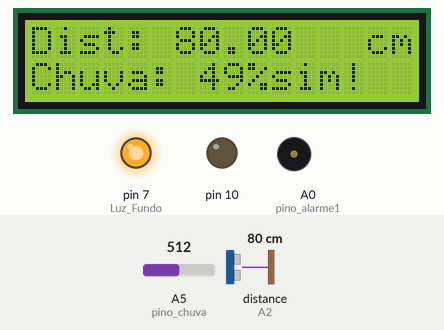
Recording of a sketch running on a simulated Arduino Uno, built with avr-gcc and run on an emulated ATmega328P. Shown: 16×2 character LCD, output pins drawn as LEDs (lit = HIGH), buzzer (waves = sounding). Inputs (shaded band) come from the test bench; at power-on: A5 (pino_chuva) = 512, distance to the obstacle (sensor on A2) 80 cm. The echo pulse lasts 58.3 µs per cm; storage starts empty; what the sketch prints to the serial monitor is not drawn.

Above: at 0.6 s.
1.3 s: A5 (pino_chuva) set to 900
At 2.36 s:
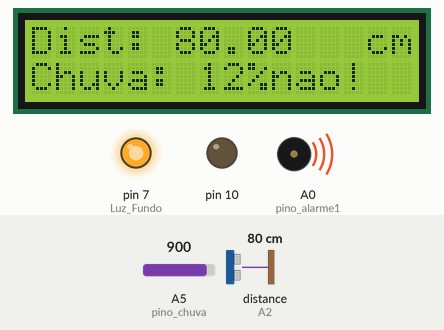
6.1 s: A5 (pino_chuva) set to 1023
At 7.0 s:
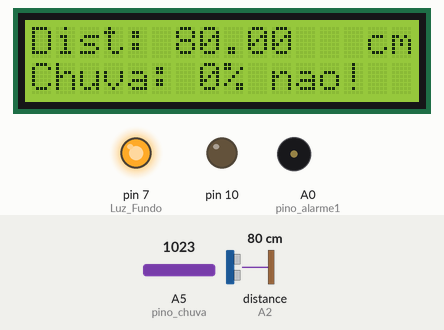
10.1 s: A5 (pino_chuva) set to 0
At 11.0 s:
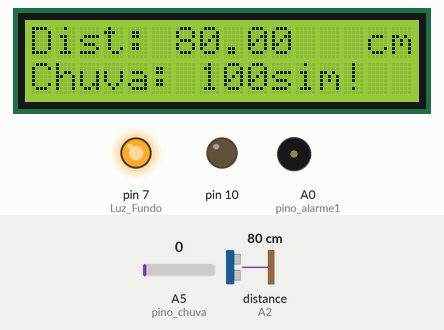
14.1 s: distance to the obstacle (sensor on A2) set to 54 cm
At 14.45 s:
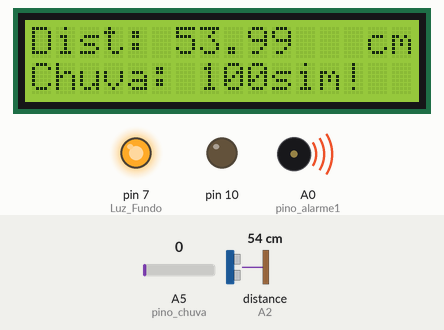
16.8 s: distance to the obstacle (sensor on A2) set to 47 cm
At 17.6 s:
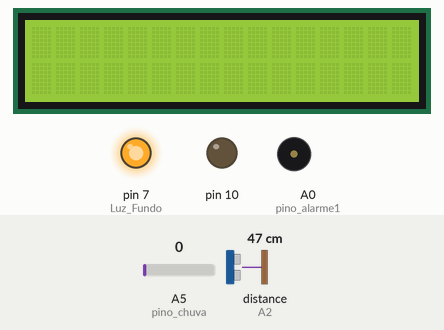
20.7 s: distance to the obstacle (sensor on A2) set to 2 cm
At 22.6 s:
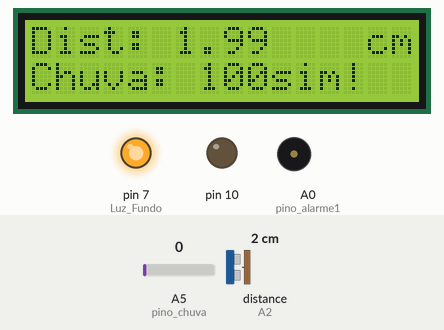
Timing chart, 0 to 24.1 s (numbered marks = the images above; inputs shaded):
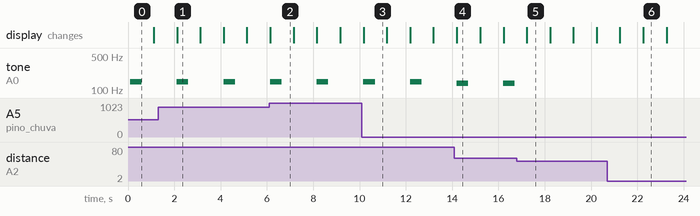

Measured:
- the behaviour switches between 51 and 50 cm on distance to the obstacle (sensor on A2) (found by bisection; images 4 and 5)
- after the input at 1.3 s, the display: changes after 0.82 s (image 1)
- after the input at 6.1 s, the display: changes after 0.05 s (image 2)
- after the input at 10.1 s, the display: changes after 0.08 s (image 3)
- after the input at 14.1 s, the display: changes after 0.10 s (image 4)
- after the input at 16.8 s, tone on A0 (pino_alarme1): stays silent (without the input it goes to 138 Hz after 1.4 s)
- after the input at 20.7 s, the display: first differs from a run without the input after 1.6 s (image 6)
- by itself, tone on A0 (pino_alarme1): alternates 147 Hz for 0.50 s and silent for 1.5 s

The sketch:

SensorEnchente_Alarme_Display_Chuva_SDCard_v2.ino
```cpp
// Carregar bibliotecas
#include <Ultrasonic.h>
#include <LiquidCrystal.h>
#include <SD.h>
#include <Wire.h>

// Pinagem - ultrassonico
#define pino_trigger A1
#define pino_echo A2

// Pinagem - alarme (potenciometro entre GND do speaker e SIGNAL do pot; VCC e GND do pot normais)
#define pino_alarme1 A0
//#define pino_alarme2 A3

// Pinagem - chuva
int pino_chuva = A5; //Pino ligado ao A5 do sensor
int Porcento = 0;
int chuva; // Variavel do sensor

// Pinagem - display LCD
#define Luz_Fundo   7
LiquidCrystal lcd(8, 9, 5, 6, 3, 2);

// Pinagem - SD card
// D4: SD_CS; D11: SD_DI; D12: SD_DO; D13: SD_CLK
// o CS pin (10 no Arduino Uno) deve ser deixado como output e sem nada
// para que a biblioteca sd funcione
const int chipSelect = 4;
File gFile;
int number = 0;

// Definir limite da distancia entre sensor e agua
// A partir deste valor, o alarme sera acionado
const int threshold = 50;

// Inicializar o sensor nos pinos definidos acima
Ultrasonic ultrasonic(pino_trigger, pino_echo);

void setup()
{
  Serial.begin(9600); //Inicia a serial com um baud rate de 9600

//  pinMode(pino_chuva, INPUT);

  lcd.begin(16,2); //Inicializa LCD
  lcd.clear(); //Limpa o LCD
  pinMode(Luz_Fundo,OUTPUT); //define o pino como saída
  digitalWrite(Luz_Fundo,HIGH); // Liga a luz do display

  Serial.print("Iniciando SDcard...");
  pinMode(SS, OUTPUT); // ou pino 10
  if (!SD.begin(chipSelect))
  {
    Serial.println("SDcard falhou!");
      lcd.setCursor(0,1);
      lcd.print("(SDcard falhou!)");
    while (1) ;
  }
    gFile = SD.open("dados.txt", FILE_WRITE);
  if (! gFile)
  {
    Serial.println("Erro no arquivo de dados!");
      lcd.setCursor(0,1);
      lcd.print("(Arquivo falhou!)");
     while (1) ;
  }
    Serial.println("Coleta de dados iniciada.");

}

void loop()
{
  // Ler as informacoes do sensor ultrassonico em cm
  float cmMsec;
  long microsec = ultrasonic.timing();
  cmMsec = ultrasonic.convert(microsec, Ultrasonic::CM);

  // Acionar alarme dependendo da distancia medida
  int sensorReading = cmMsec;
  int thisPitch = map(sensorReading, 00, 4000, 120, 1500);
   if (cmMsec > threshold) {

     // Toque a nota correspondente
       tone(pino_alarme1, thisPitch, 500);
       //tone(pino_alarme2, thisPitch, 500);
     }

  // Ler valores de chuva
  chuva = analogRead(pino_chuva);
  Porcento = map(chuva, 1023, 0, 0, 100);

  // Exibir informacoes no serial monitor
  Serial.print("Distancia (cm): ");
  Serial.print(cmMsec);
  Serial.print("Chuva (%): ");
  Serial.print(Porcento);

  // Exibir informacoes no display lcd
  lcd.setCursor(0,0);

  lcd.print("Dist:");
  lcd.print(" ");
  lcd.setCursor(6,0);
  lcd.print(cmMsec);
  lcd.setCursor(14,0);
  lcd.print("cm");

  lcd.setCursor(0,1);
  lcd.print("Chuva: ");
  lcd.print(" ");
  lcd.setCursor(7,1);
  lcd.print(Porcento);
  lcd.println("%");

  if (Porcento >= 20)
  {
    lcd.setCursor(10, 1);
    lcd.println("sim!");
    delay(1000);
    lcd.clear();
  }

  else
  {
    lcd.setCursor(10, 1);
    lcd.println("nao!");
    delay(1000);
    lcd.clear();
  }

  /*
  //Verifica qual é o valor e
        //imprime na Serial o valor e Status
        if(chuva > 800){
          //Seco
          Serial.println("seco");
          lcd.setCursor(11,1);
          lcd.print(" seco");

        }else if(chuva <=800 && chuva > 500 ){
          //Leve Chuva
          Serial.println("fina");
          lcd.setCursor(11,1);
          lcd.print(" fina");//--

        }else if (chuva <= 500){
               //Chuva Forte
                Serial.println("forte");
                lcd.setCursor(11,1);
                lcd.print(" forte");//--
        }
        */

    // Coletar dados no sd card
    gFile.print(number);  // numeracao - coletando 1 dado por segundo
    gFile.print(", "); // virgula para facilitar geracao de planilhas
    gFile.print(cmMsec); // coletando dados de distancia
    gFile.print(", "); // virgula para facilitar geracao de planilhas
    gFile.print(Porcento); // coletando dados de chuva

  gFile.flush();
  delay(1000);
  number++;
}
```
